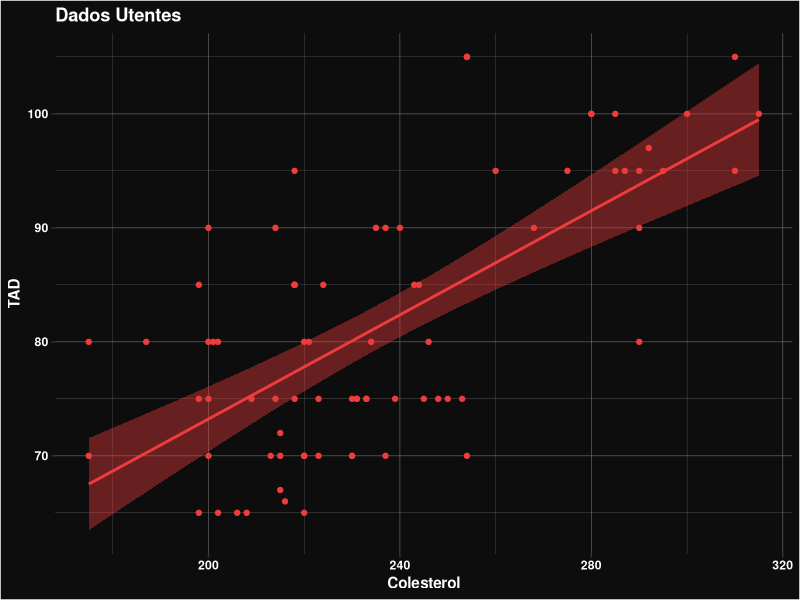

Source code (R):
library(ggplot2)
library(tidyr)
library(readxl)
Dados <- read_excel("./Utentes.xlsx", col_types = c(
  "numeric", "numeric", "numeric","numeric")
)[c("Colesterol", "TAD")]
ggplot(Dados, aes(x=Colesterol, y=TAD)) + 
  geom_point(color="brown2") +
  geom_smooth(method=lm, color="brown2", fill="brown2") +
  theme(
    panel.background = element_rect(fill = "gray5", colour = "gray5"),
    panel.grid = element_line(size = 0.2, linetype = 'solid', colour = "gray45"), 
    plot.background = element_rect(fill = "gray5"),
    text = element_text(colour = "white", face = "bold"),
    axis.text = element_text(color = "white"),
    legend.position = "none"
  ) +
  ggtitle("Dados Utentes")